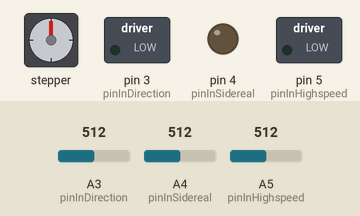
A sketch run on a simulated Arduino Uno, built with avr-gcc and run on an emulated ATmega328P. On the bench: stepper motor, switched loads named in the sketch (green lamp = pin HIGH), output pins drawn as LEDs (lit = HIGH). The test bench sets the inputs (shaded band); at power-on: A4 (pinInSidereal) = 512, A5 (pinInHighspeed) = 512, A3 (pinInDirection) = 512. Stepper angles assume 360 steps per turn.

Above: at 1.2 s.
1.3 s: A4 (pinInSidereal) set to 499
At 1.78 s:
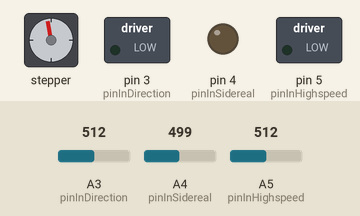
4.3 s: A4 (pinInSidereal) set to 522
At 4.3 s:
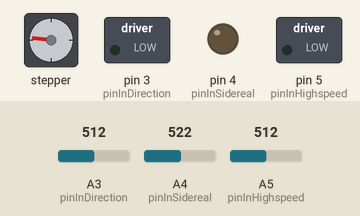
5.8 s: A5 (pinInHighspeed) set to 500
At 6.1 s:
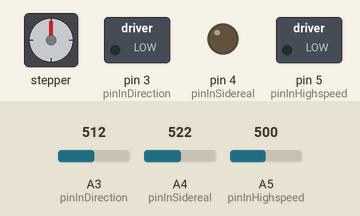
7.3 s: A4 (pinInSidereal) set to 511
At 8.75 s:
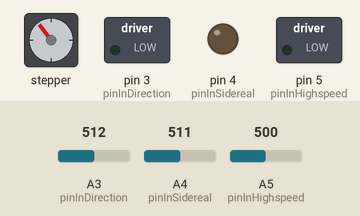
10.3 s: A4 (pinInSidereal) set to 716
Timing chart, 0 to 12.8 s (numbered marks = the images above; inputs shaded):
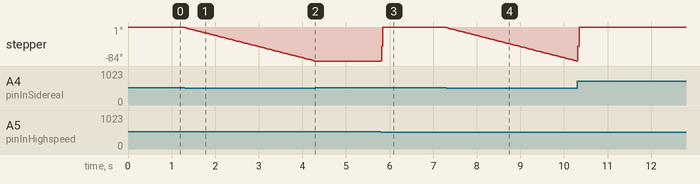

Measured:
- the behaviour switches between 512 and 511 on A4 (pinInSidereal) (found by bisection; images 0 and 1)
- the behaviour switches between 512 and 511 on A5 (pinInHighspeed) (found by bisection; images 2 and 3)
- after the input at 1.3 s, stepper: keeps turning counter-clockwise at about 28°/s, starting at once
- after the input at 4.3 s, stepper: stops changing and stays -84°
- after the input at 5.8 s, stepper: turns 84° clockwise, starting at once
- after the input at 7.3 s, stepper: keeps turning counter-clockwise at about 28°/s, starting at once

The sketch:

barndoor.ino
```cpp
// (licence header left out)
// http://arduino-info.wikispaces.com/HAL-LibrariesUpdates
#include <FiniteStateMachine.h>

// http://www.airspayce.com/mikem/arduino/AccelStepper/
#include <AccelStepper.h>

// We don't want to send debug over the serial port by default since
// it seriously slows down the main loop causing tracking errors
//#define DEBUG

// Constants to set based on hardware construction specs
//
// Assuming you followed the blog linked above, these few variables
// should be the only things that you need to change in general
//
static const float STEP_SIZE_DEG = 1.8;  // Degrees rotation per step
static const float MICRO_STEPS = 8;      // Number of microsteps per step
static const float THREADS_PER_CM = 8;   // Number of threads in rod per cm of length
static const float BASE_LEN_CM = 30.5;   // Length from hinge to center of rod in cm
static const float INITIAL_ANGLE = 0;    // Initial angle of barn doors when switched on
static const float MAXIMUM_ANGLE = 30;   // Maximum angle to allow barn doors to open (30 deg == 2 hours)

// Nothing below this line should require changing unless your barndoor
// is not an Isoceles mount, or you changed the electrical circuit design

// Constants to set based on electronic construction specs
static const int pinOutStep = 9;      // Arduino digital pin connected to EasyDriver step
static const int pinOutDirection = 8; // Arduino digital pin connected to EasyDriver direction

static const int pinInSidereal = 4;  // Arduino analogue pin connected to sidereal mode switch
static const int pinInHighspeed = 5; // Arduino analogue pin connected to highspeed mode switch
static const int pinInDirection = 3; // Arduino analogue pin connected to direction switch


// Derived constants
static const float USTEPS_PER_ROTATION = 360.0 / STEP_SIZE_DEG * MICRO_STEPS; // usteps per rod rotation


// Standard constants
static const float SIDE_REAL_SECS = 86164.0419; // time in seconds for 1 rotation of earth


// Setup motor class with parameters targetting an EasyDriver board
static AccelStepper motor(AccelStepper::DRIVER,
                          pinOutStep,
                          pinOutDirection);

// A finite state machine with 3 states - sidereal, highspeed and off
static State stateSidereal = State(state_sidereal_enter, state_sidereal_update, state_sidereal_exit);
static State stateHighspeed = State(state_highspeed_enter, state_highspeed_update, state_highspeed_update);
static State stateOff = State(state_off_enter, state_off_update, state_off_exit);
static FSM barndoor = FSM(stateOff);


// Given time offset from the 100% closed position, figure out
// the total number of steps required to achieve that
long time_to_usteps(long tsecs)
{
    return (long)(USTEPS_PER_ROTATION *
                  THREADS_PER_CM * 2.0 * BASE_LEN_CM *
                  sin(tsecs * PI / SIDE_REAL_SECS));
}


// Given an angle, figure out the usteps required to get to
// that point.
long angle_to_usteps(float angle)
{
    return time_to_usteps(SIDE_REAL_SECS / 360.0 * angle);
}


// Given total number of steps from 100% closed position, figure out
// the corresponding total tracking time in seconds
long usteps_to_time(long usteps)
{
    return (long)(asin(usteps /
                       (USTEPS_PER_ROTATION * THREADS_PER_CM * 2.0 * BASE_LEN_CM)) *
                  SIDE_REAL_SECS / PI);
}

// These variables are initialized when the motor switches
// from stopped to running, so we know our starting conditions

// If the barn door doesn't go to 100% closed, this records
// the inital offset we started from for INITIAL_ANGLE
static long offsetPositionUSteps;
// The maximum we're willing to open the mount to avoid the
// doors falling open and smashing the camera. Safety first :-)
static long maximumPositionUSteps;
// Total motor steps since 100% closed, at the time the
// motor started running
static long startPositionUSteps;
// Total tracking time associated with total motor steps
static long startPositionSecs;
// Wall clock time at the point the motor switched from
// stopped to running.
static long startWallClockSecs;


// These variables are used while running to calculate our
// constantly changing targets

// The wall clock time where we need to next calculate tracking
// rate / target
static long targetWallClockSecs;
// Total tracking time associated with our target point
static long targetPositionSecs;
// Total motor steps associated with target point
static long targetPositionUSteps;


// Global initialization when first turned off
void setup(void)
{
    pinMode(pinInSidereal, OUTPUT);
    pinMode(pinInHighspeed, OUTPUT);
    pinMode(pinInDirection, OUTPUT);

    motor.setPinsInverted(true, false, false);
    motor.setMaxSpeed(3000);

    offsetPositionUSteps = angle_to_usteps(INITIAL_ANGLE);
    maximumPositionUSteps = angle_to_usteps(MAXIMUM_ANGLE);

#ifdef DEBUG
    Serial.begin(9600);
#endif
}


// The logical motor position which takes into account the
// fact that we have an initial opening angle
long motor_position()
{
    return motor.currentPosition() + offsetPositionUSteps;
}


// This is called whenever the motor is switch from stopped to running.
//
// It reads the current motor position which lets us see how many steps
// have run since the device was first turned on in the 100% closed
// position. From that we then figure out the total tracking time that
// corresponds to our open angle. This is then used by plan_tracking()
// to figure out subsequent deltas
void start_tracking(void)
{
    startPositionUSteps = motor_position();
    startPositionSecs = usteps_to_time(startPositionUSteps);
    startWallClockSecs = millis() / 1000;
    targetWallClockSecs = startWallClockSecs;

#ifdef DEBUG
    Serial.print("Enter sidereal\n");
    Serial.print("offset pos usteps: ");
    Serial.print(offsetPositionUSteps);
    Serial.print(", start pos usteps: ");
    Serial.print(startPositionUSteps);
    Serial.print(", start pos secs: ");
    Serial.print(startPositionSecs);
    Serial.print(", start wclk secs: ");
    Serial.print(startWallClockSecs);
    Serial.print("\n\n");
#endif
}


// This is called when we need to figure out a new target position
//
// The tangent errors are small enough that over a short period,
// we can assume constant linear motion will give constant angular
// motion.
//
// So we set our target values to what we expect them all to be
// 15 seconds  in the future
void plan_tracking(void)
{
    targetWallClockSecs = targetWallClockSecs + 15;
    targetPositionSecs = startPositionSecs + (targetWallClockSecs - startWallClockSecs);
    targetPositionUSteps = time_to_usteps(targetPositionSecs);

#ifdef DEBUG
    Serial.print("target pos usteps: ");
    Serial.print(targetPositionUSteps);
    Serial.print(", target pos secs: ");
    Serial.print(targetPositionSecs);
    Serial.print(", target wclk secs: ");
    Serial.print(targetWallClockSecs);
    Serial.print("\n");
#endif
}


// This is called on every iteration of the main loop
//
// It looks at our target steps and target wall clock time and
// figures out the rate of steps required to get to the target
// in the remaining wall clock time. This applies the constant
// linear motion expected by  plan_tracking()
//
// By re-calculating rate of steps on every iteration, we are
// self-correcting if we are not invoked by the arduino at a
// constant rate
void apply_tracking(long currentWallClockSecs)
{
    long timeLeft = targetWallClockSecs - currentWallClockSecs;
    long stepsLeft = targetPositionUSteps - motor_position();
    float stepsPerSec = (float)stepsLeft / (float)timeLeft;

#ifdef DEBUG32
    Serial.print("Target ");
    Serial.print(targetPositionUSteps);
    Serial.print("  curr ");
    Serial.print(motor_position());
    Serial.print("  left");
    Serial.print(stepsLeft);
    Serial.print("\n");
#endif

    if (motor_position() >= maximumPositionUSteps) {
        motor.stop();
    } else {
        motor.setSpeed(stepsPerSec);
        motor.runSpeed();
    }
}


// Called when switching from stopped to running
// in sidereal tracking mode
void state_sidereal_enter(void)
{
    start_tracking();
    plan_tracking();
}


// Called on every tick, when running in sidereal
// tracking mode
//
// XXX we don't currently use the direction switch
// in sidereal mode. Could use it for sidereal vs lunar
// tracking rate perhaps ?
void state_sidereal_update(void)
{
    long currentWallClockSecs = millis() / 1000;

    if (currentWallClockSecs >= targetWallClockSecs) {
        plan_tracking();
    }

    apply_tracking(currentWallClockSecs);
}

void state_sidereal_exit(void)
{
    // nada
}

void state_highspeed_enter(void)
{
#ifdef DEBUG
    Serial.print("Enter highspeed\n");
#endif
}


// Called on every iteration when in non-tracking highspeed
// forward/back mode. Will automatically step when it
// hits the 100% closed position to avoid straining
// the motor
void state_highspeed_update(void)
{
    // pinInDirection is a 2-position switch for choosing direction
    // of motion
    if (analogRead(pinInDirection) < 512) {
        if (motor_position() >= maximumPositionUSteps) {
            motor.stop();
        } else {
            motor.setSpeed(5000);
            motor.runSpeed();
        }
    } else {
        if (motor.currentPosition() <= 0) {
            motor.stop();
        } else {
            motor.setSpeed(-5000);
            motor.runSpeed();
        }
    }
}

void state_highspeed_exit(void)
{
    // nada
}

void state_off_enter(void)
{
#ifdef DEBUG
    Serial.print("Enter off\n");
#endif
    motor.stop();
}

void state_off_update(void)
{
    // nada
}

void state_off_exit(void)
{
    // nada
}


void loop(void)
{
    // pinInSidereal/pinInHighspeed are two poles of a 3-position
    // switch, that let us choose between sidereal tracking,
    // stopped and highspeed mode
    if (analogRead(pinInSidereal) < 512) {
        barndoor.transitionTo(stateSidereal);
    } else if (analogRead(pinInHighspeed) < 512) {
        barndoor.transitionTo(stateHighspeed);
    } else {
        barndoor.transitionTo(stateOff);
    }
    barndoor.update();
}

//
// Local variables:
//  c-indent-level: 4
//  c-basic-offset: 4
//  indent-tabs-mode: nil
// End:
//
```
